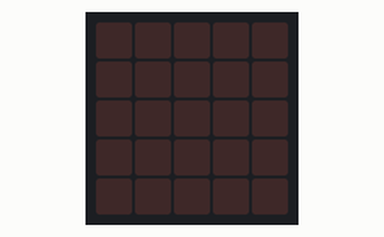
Recording of a program running on a simulated BBC micro:bit (MakeCode). Shown: the board's 5×5 LED display.

Above: at 0.1 s.
At 0.9 s:
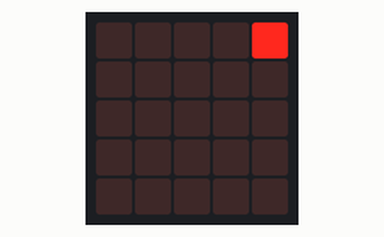
At 2.5 s:
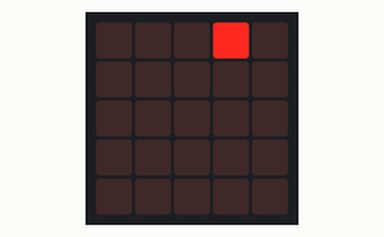
At 4.1 s:
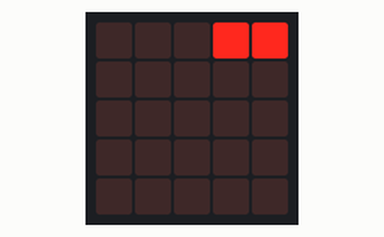

The program:

main.ts
```typescript
basic.forever(function () {
    basic.clearScreen()
    basic.pause(800)
    led.plot(4, 0)
    basic.pause(800)
    led.unplot(4, 0)
    basic.pause(800)
    led.plot(3, 0)
    basic.pause(800)
    led.unplot(3, 0)
    basic.pause(800)
    led.plot(3, 0)
    led.plot(4, 0)
    basic.pause(800)
    basic.clearScreen()
})
```

test.ts
```typescript
// tests gaan hier; deze zal niet worden gecompileerd wanneer dit pakket wordt gebruikt als extensie.
```

Measured:
- by itself, everything shown: repeats every 4.8 s, in 6 steps
- what the display in image 1 shows lasts 0.8 s, from 0.8 s to 1.6 s
